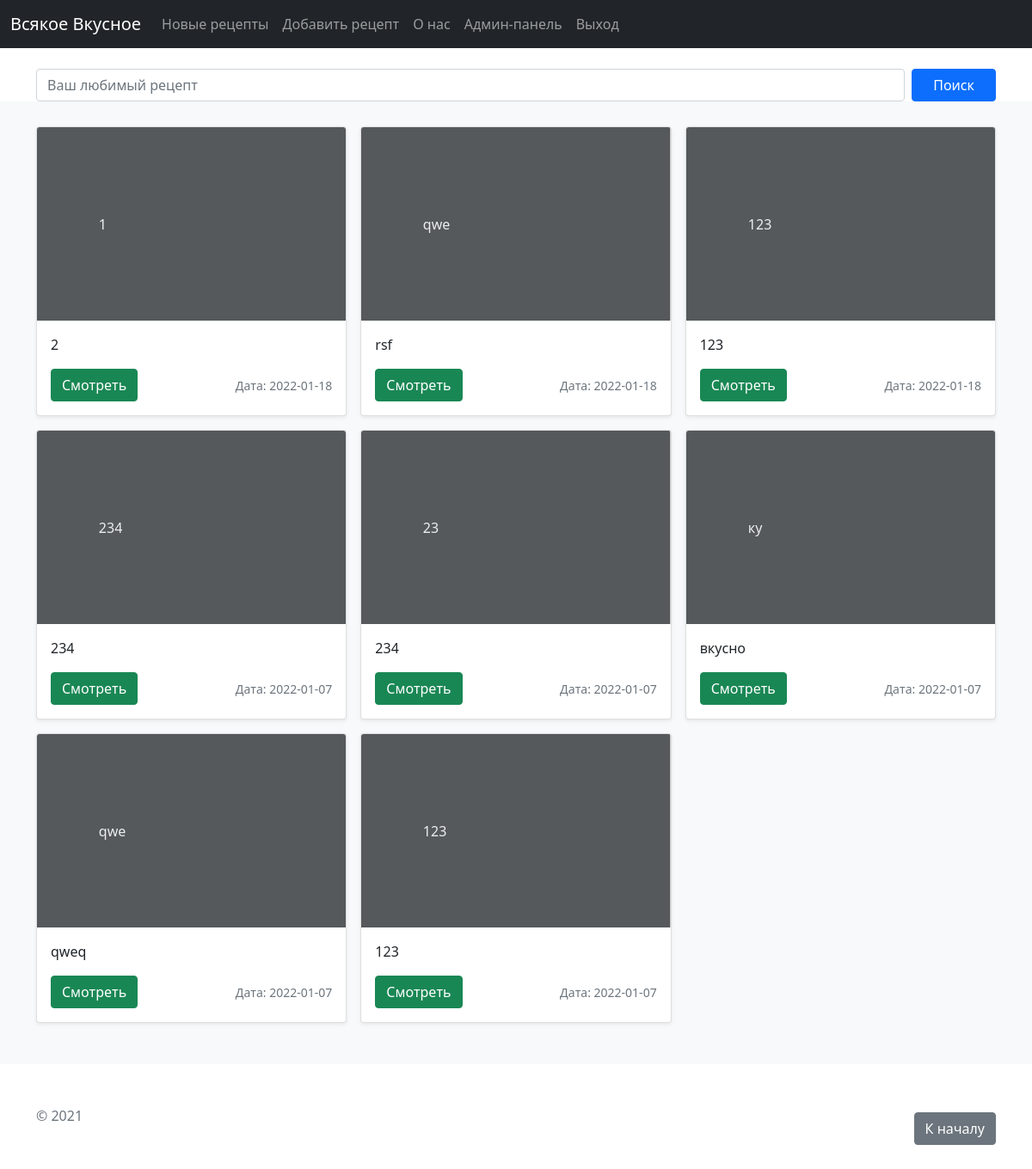
Before: /feed (signed in) with the older database file.
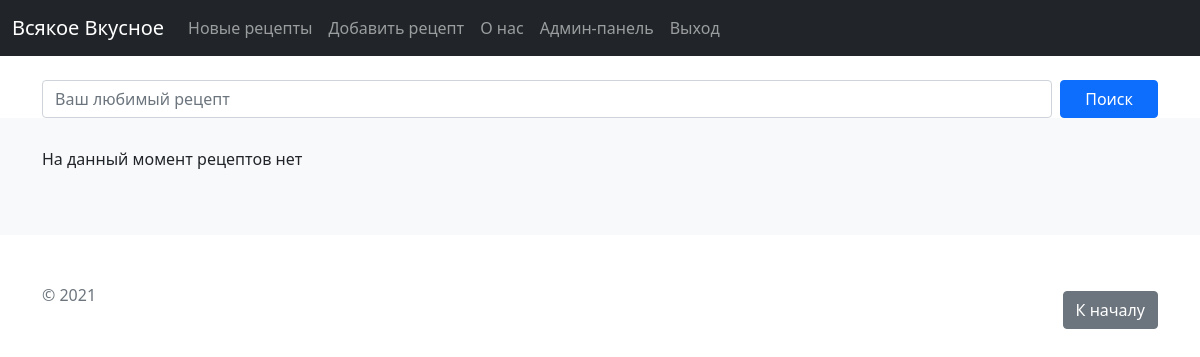
After: the same page with the newer database file.
### main.py (models this page shows, shortened)
class Article(db.Model):                                # класс для сохранения записей (база данных)
    id = db.Column(db.Integer, primary_key=True)
    title = db.Column(db.String(100), nullable=False)
    intro = db.Column(db.String(300), nullable=False)
    text = db.Column(db.Text, nullable=False)
    date = db.Column(db.DateTime, default=datetime.utcnow)

### main.py (the view)
@app.route('/')
@app.route('/feed')
def feed():
    q = request.args.get('q')
    if q:
        articles = Article.query.filter(Article.title.contains(q) | Article.intro.contains(q)).all()
    else:
        articles = Article.query.order_by(Article.date.desc()).all()
    return render_template("feed.html", articles=articles)

### templates/feed.html (shortened to what this page needs)
{% extends 'base.html' %}
{% block body %}
<div class="container mt-5">
<form action="" method="GET" class="d-flex">
    <input class="form-control me-2" type="text" name="q" value="{{ request.args.get('q', '') }}" placeholder="Ваш любимый рецепт" aria-label="Поиск">
    <button class="btn btn-primary btn px-4 gap-3" type="submit" >Поиск</button>
</form>
</div>
<div class="album py-5 bg-light">
    <div class="container">
      <div class="row row-cols-1 row-cols-sm-2 row-cols-md-3 g-3">
        {% if articles|length > 0 %}
            {% for el in articles %}
              <div class="col">
              <div class="card shadow-sm">
                <svg class="bd-placeholder-img card-img-top" width="100%" height="225" xmlns="http://www.w3.org/2000/svg" role="img" aria-label="Placeholder: Thumbnail" preserveAspectRatio="xMidYMid slice" focusable="false"><title> Placeholder</title> <rect width="100%" height="100%" fill="#55595c"></rect> <text x="20%" y="50%" fill="#eceeef" dy=".4em"> {{ el.title }} </text></svg>
                <div class="card-body">
                  <p class="card-text">{{ el.intro }}</p>
                  <div class="d-flex justify-content-between align-items-center">
                    <div class="btn-group">
                      <a href="/feed/{{ el.id }}" type="button" class="btn btn-success">Смотреть</a>
                    </div>
                    <small class="text-muted">Дата: {{ el.date.date() }}</small>
                  </div>
                </div>
              </div>
            </div>
            {% endfor %}
        {% else %}
        <p>На данный момент рецептов нет</p>
        {% endif %}
      </div>
    </div>
</div>
{% endblock %}

### templates/base.html (shortened to what this page needs)
<!doctype html>
<html lang="ru">
<head>
    <link rel="stylesheet" href="{{ url_for( 'static', filename='css/main.css') }}">
    <link rel="stylesheet" href="https://cdn.jsdelivr.net/npm/bootstrap@5.1.3/dist/css/bootstrap.min.css">
</head>
<body>
<nav class="navbar navbar-expand-md navbar-dark fixed-top bg-dark">
    <div class="container-fluid">
        <a class="navbar-brand" href="/">Всякое Вкусное</a>
        <div class="collapse navbar-collapse" id="navbarCollapse">
            <ul class="navbar-nav me-auto mb-2 mb-md-0">
                <li class="nav-item">
                    <a class="nav-link" href="/feed">Новые рецепты</a>
                </li>
                <li class="nav-item">
                    {% if current_user.has_role('admin') %}
                    <a class="nav-link" href="/create">Добавить рецепт</a>
                    {% endif %}
                </li>
                <li class="nav-item">
                    <a class="nav-link" href="/about">О нас</a>
                </li>
                <li class="nav-item">
                    {% if current_user.has_role('admin') %}
                    <a class="nav-link" href="/admin">Админ-панель</a>
                    {% endif %}
                </li>
                <li class="nav-item">
                    {% if current_user.has_role('admin') %}
                    <a class="nav-link" href="/logout">Выход</a>
                    {% endif %}
                </li>
            </ul>
        </div>
    </div>
</nav>
    {% block body %}{% endblock %}
<footer class="text-muted py-5">
  <div class="container">
    <p class="float-end mb-1">
      <a href="#" class="btn btn-secondary my-2"> К началу</a>
    </p>
    <p class="mb-1">© 2021</p>
  </div>
</footer>
</body>
</html>

Changed rows visible on the page:
removed Article: title "1", intro "2", date "2022-01-18"
removed Article: title "qwe", intro "rsf", date "2022-01-18"
removed Article: title "123", intro "123", date "2022-01-18"
removed Article: title "234", intro "234", date "2022-01-07"
removed Article: title "23", intro "234", date "2022-01-07"
removed Article: title "ку", intro "вкусно", date "2022-01-07"
removed Article: title "qwe", intro "qweq", date "2022-01-07"
removed Article: title "123", intro "123", date "2022-01-07"
Other visible differences:
text now shown: "На данный момент рецептов нет"
